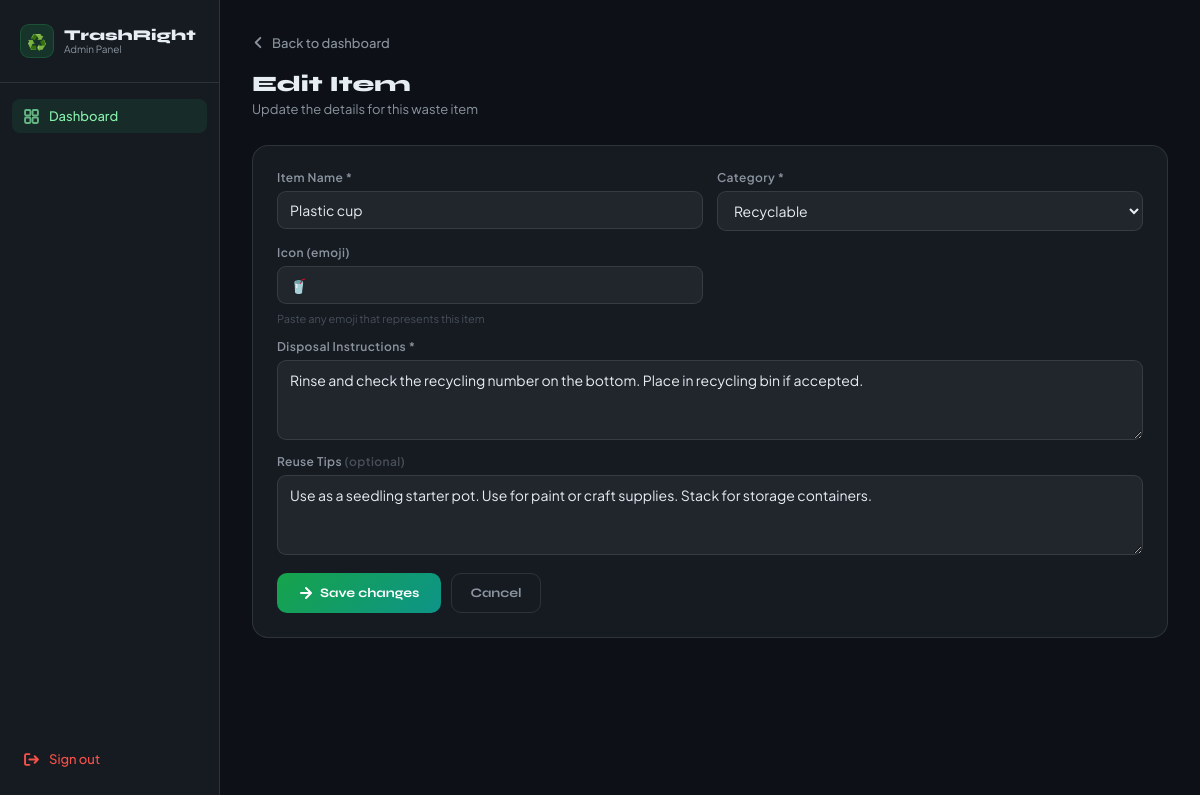
/admin/edit/792 (signed in), run on the app's committed database.
### tables this page shows
CREATE TABLE "waste_items" (
        id INTEGER PRIMARY KEY AUTOINCREMENT,
        name TEXT NOT NULL UNIQUE,
        category TEXT NOT NULL,
        instructions TEXT NOT NULL
    , tips TEXT DEFAULT '', icon TEXT DEFAULT '🗑️');

### app.py (the view, shortened to what this page needs)
@app.route("/admin/edit/<int:item_id>", methods=["GET", "POST"])
def admin_edit(item_id):
    if not admin_logged_in():
        return redirect(url_for("admin"))
    with get_db_connection() as conn:
        cursor = conn.cursor()
        cursor.execute("SELECT * FROM waste_items WHERE id = ?", (item_id,))
        item = cursor.fetchone()
    if not item:
        flash("error:Item not found.")
        return redirect(url_for("admin"))
    categories = ["Recyclable", "Biodegradable", "Hazardous", "Non-biodegradable"]
    return render_template("admin.html", view="edit", item=dict(item), categories=categories)

### app.py (called while the page is built)
def get_db_connection():
    conn = sqlite3.connect(DB_PATH)
    conn.row_factory = sqlite3.Row
    return conn

def admin_logged_in():
    return session.get("admin_authenticated") is True

### templates/admin.html (shortened to what this page needs)
<!DOCTYPE html>
<html lang="en">
<head>
</head>
<body>
{% if view == "login" %}
<div class="login-page">
    <div class="login-card">
        <div class="login-brand">
            <div class="login-brand-icon">♻️</div>
            <div>
                <div class="login-brand-name">TrashRight</div>
            </div>
        </div>
        <p class="login-sub">Admin Panel — sign in to manage waste items</p>
        {% if error %}
        <div class="login-error">⚠️ {{ error }}</div>
        {% endif %}
        <form method="POST" action="/admin">
            <label class="login-label" for="password">Admin Password</label>
            <input class="login-input" type="password" id="password" name="password"
                   placeholder="Enter password…" autofocus required/>
            <button class="login-btn" type="submit">Sign In →</button>
        </form>
    </div>
</div>
{% elif view == "edit" %}
<div class="admin-layout">
    <aside class="sidebar">
        <div class="sidebar-brand">
            <div class="sidebar-brand-icon">♻️</div>
            <div>
                <div class="sidebar-brand-name">TrashRight</div>
                <div class="sidebar-brand-sub">Admin Panel</div>
            </div>
        </div>
        <nav class="sidebar-nav">
            <a href="/admin" class="sidebar-link active">
                <svg viewBox="0 0 14 14" fill="none" stroke="currentColor" stroke-width="1.8" stroke-linecap="round" stroke-linejoin="round"><rect x="1" y="1" width="5" height="5" rx="1"/><rect x="8" y="1" width="5" height="5" rx="1"/><rect x="1" y="8" width="5" height="5" rx="1"/><rect x="8" y="8" width="5" height="5" rx="1"/></svg>
                Dashboard
            </a>
        </nav>
        <div class="sidebar-logout">
            <a href="/admin/logout">
                <svg viewBox="0 0 14 14" fill="none" stroke="currentColor" stroke-width="1.8" stroke-linecap="round" stroke-linejoin="round"><path d="M5 7h8M10 4l3 3-3 3"/><path d="M5 2H2a1 1 0 0 0-1 1v8a1 1 0 0 0 1 1h3"/></svg>
                Sign out
            </a>
        </div>
    </aside>
    <main class="main">
        <a href="/admin" class="edit-back">
            <svg viewBox="0 0 14 14" fill="none" stroke="currentColor" stroke-width="2" stroke-linecap="round" stroke-linejoin="round"><path d="M9 2L4 7l5 5"/></svg>
            Back to dashboard
        </a>
        <div class="main-header">
            <div class="main-title">Edit Item</div>
            <div class="main-sub">Update the details for this waste item</div>
        </div>
        <div class="form-card">
            <form method="POST" action="/admin/edit/{{ item.id }}">
                <div class="form-grid">
                    <div class="form-group">
                        <label class="form-label">Item Name *</label>
                        <input class="form-input" type="text" name="item_name"
                               value="{{ item.name }}" required placeholder="e.g. Plastic bottle"/>
                    </div>
                    <div class="form-group">
                        <label class="form-label">Category *</label>
                        <select class="form-select" name="category" required>
                            {% for cat in categories %}
                            <option value="{{ cat }}" {% if item.category == cat %}selected{% endif %}>{{ cat }}</option>
                            {% endfor %}
                        </select>
                    </div>
                    <div class="form-group">
                        <label class="form-label">Icon (emoji)</label>
                        <input class="form-input" type="text" name="icon"
                               value="{{ item.icon or '🗑️' }}" placeholder="🗑️" maxlength="10"/>
                        <span class="form-hint">Paste any emoji that represents this item</span>
                    </div>
                    <div class="form-group full">
                        <label class="form-label">Disposal Instructions *</label>
                        <textarea class="form-textarea" name="instructions"
                                  required placeholder="Step-by-step disposal instructions…">{{ item.instructions }}</textarea>
                    </div>
                    <div class="form-group full">
                        <label class="form-label">Reuse Tips <span style="color:var(--text3)">(optional)</span></label>
                        <textarea class="form-textarea" name="tips"
                                  placeholder="Ways to reuse this item before disposing…">{{ item.tips or '' }}</textarea>
                    </div>
                </div>
                <div class="form-actions">
                    <button class="btn-add" type="submit">
                        <svg viewBox="0 0 14 14" fill="none" stroke="currentColor" stroke-width="2" stroke-linecap="round" stroke-linejoin="round"><path d="M2 7h10M7 2l5 5-5 5"/></svg>
                        Save changes
                    </button>
                    <a href="/admin" class="btn-cancel">Cancel</a>
                </div>
            </form>
        </div>
    </main>
</div>
{% endif %}
</body>
</html>

### templates/admin.html (style rules this page uses)
*, *::before, *::after { box-sizing: border-box; margin: 0; padding: 0; }
:root { --syne: 'Syne', sans-serif; --jak: 'Plus Jakarta Sans', sans-serif; --bg: #0d1117; --surface: #161b22; --surface2: #21262d; --border: rgba(255,255,255,0.1); --accent: #22c55e; --text: #e6edf3; --text2: #8b949e; --text3: #484f58; --danger: #f85149; --warn: #e3b341; --success: #3fb950; }
body { font-family: var(--jak); background: var(--bg); color: var(--text); min-height: 100vh; }
.admin-layout { display: flex; min-height: 100vh; }
.sidebar { width: 220px; background: var(--surface); border-right: 1px solid var(--border); padding: 24px 0; flex-shrink: 0; display: flex; flex-direction: column; position: sticky; top: 0; height: 100vh; overflow-y: auto; }
.sidebar-brand { display: flex; align-items: center; gap: 10px; padding: 0 20px 24px; border-bottom: 1px solid var(--border); margin-bottom: 16px; }
.sidebar-brand-icon { width: 34px; height: 34px; border-radius: 9px; background: rgba(34,197,94,0.15); border: 1px solid rgba(34,197,94,0.2); display: flex; align-items: center; justify-content: center; font-size: 16px; }
.sidebar-brand-name { font-family: var(--syne); font-size: 15px; font-weight: 800; color: var(--text); line-height: 1.1; }
.sidebar-brand-sub { font-size: 10px; color: var(--text2); }
.sidebar-nav { padding: 0 12px; flex: 1; }
.sidebar-link { display: flex; align-items: center; gap: 10px; padding: 9px 12px; border-radius: 8px; font-size: 13px; font-weight: 500; color: var(--text2); text-decoration: none; transition: background 0.14s, color 0.14s; margin-bottom: 3px; }
.sidebar-link:hover, .sidebar-link.active { background: rgba(34,197,94,0.1); color: #86efac; }
.sidebar-link svg { width: 15px; height: 15px; opacity: 0.7; }
.sidebar-logout { padding: 0 12px; margin-top: auto; }
.sidebar-logout a { display: flex; align-items: center; gap: 10px; padding: 9px 12px; border-radius: 8px; font-size: 13px; font-weight: 500; color: #f85149; text-decoration: none; transition: background 0.14s; }
.sidebar-logout svg { width: 15px; height: 15px; }
.main { flex: 1; padding: 32px; overflow-y: auto; }
.main-header { margin-bottom: 28px; }
.main-title { font-family: var(--syne); font-size: 22px; font-weight: 800; color: var(--text); margin-bottom: 4px; }
.main-sub { font-size: 13px; color: var(--text2); }
.form-card { background: var(--surface); border: 1px solid var(--border); border-radius: 16px; padding: 24px; margin-bottom: 28px; }
.form-grid { display: grid; grid-template-columns: 1fr 1fr; gap: 14px; }
.form-group { display: flex; flex-direction: column; gap: 6px; }
.form-group.full { grid-column: 1 / -1; }
.form-label { font-size: 12px; font-weight: 600; color: var(--text2); letter-spacing: 0.4px; }
.form-input, .form-select, .form-textarea { background: var(--surface2); border: 1px solid var(--border); border-radius: 9px; color: var(--text); font-family: var(--jak); font-size: 14px; padding: 9px 12px; outline: none; transition: border-color 0.2s; width: 100%; }
.form-select option { background: var(--surface2); }
.form-textarea { resize: vertical; min-height: 80px; line-height: 1.5; }
.form-hint { font-size: 11px; color: var(--text3); margin-top: 2px; }
.form-actions { margin-top: 18px; display: flex; gap: 10px; }
.btn-add { height: 40px; padding: 0 22px; background: linear-gradient(135deg, #16a34a, #0d9488); border: none; border-radius: 10px; font-family: var(--syne); font-size: 13px; font-weight: 700; color: #fff; cursor: pointer; display: flex; align-items: center; gap: 7px; transition: opacity 0.15s; }
.btn-add svg { width: 14px; height: 14px; }
.btn-cancel { height: 40px; padding: 0 18px; background: transparent; border: 1px solid var(--border); border-radius: 10px; font-family: var(--syne); font-size: 13px; font-weight: 700; color: var(--text2); cursor: pointer; text-decoration: none; display: flex; align-items: center; gap: 7px; transition: background 0.14s; }
.edit-back { display: inline-flex; align-items: center; gap: 7px; color: var(--text2); text-decoration: none; font-size: 13px; font-weight: 500; margin-bottom: 20px; transition: color 0.14s; }
.edit-back svg { width: 13px; height: 13px; }

### data on the page
waste_items: item_name "Plastic cup", category "Recyclable", icon "🥤", instructions "Rinse and check the recycling number on the bottom. Place in recycling bin if accepted.", tips "Use as a seedling starter pot. Use for paint or craft supplies. Stack for storage containers."
